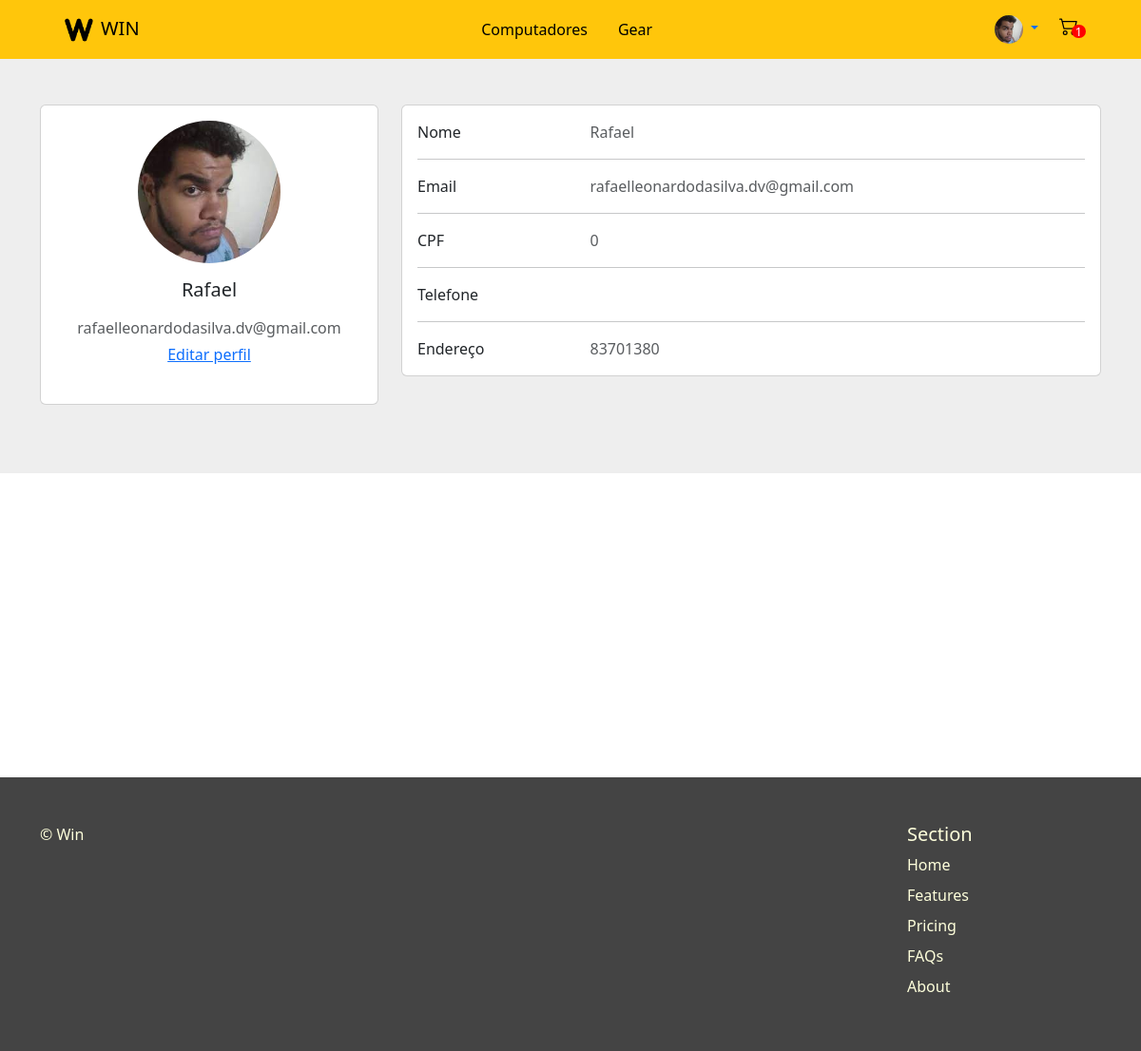
/perfil (signed in), run on the app's committed database.
### venda/models.py (models this page shows, shortened)
class Usuario(AbstractUser):
    email = models.EmailField()
    cpf = models.IntegerField(default=0)
    cep = models.IntegerField(default=0)
    foto = models.ImageField(default='media/perfil.png', upload_to="media/")
    def get_absolute_url(self):
        return reverse('editarperfil', args=[str(self.id)])

class Carrinho(models.Model):
    id = models.UUIDField(primary_key=True, default=uuid.uuid4)
    user = models.ForeignKey(Usuario, on_delete=models.CASCADE)
    completed = models.BooleanField(default=False)
    @property
    def num_itens_carrinho(self):
        itens = self.itenscarrinho.all()
        quantidade = sum([item.quantidade for item in itens])
        return quantidade

class ItemCarrinho(models.Model):
    produto = models.ForeignKey('Produto', on_delete=models.CASCADE, related_name='itens')
    carrinho = models.ForeignKey('Carrinho', on_delete=models.CASCADE, related_name='itenscarrinho')
    quantidade = models.IntegerField(default=0)

### venda/views.py (the view)
# urls.py: path('perfil', views.perfil, name="perfil"),
def perfil(request):
    return render(request, "venda/perfil.html")

### venda/context_processors.py (called while the page is built)
def carrinho(request):
    if request.user.is_authenticated:
        carrinho, created = Carrinho.objects.get_or_create(user=request.user, completed=False)
        return {'carrinho': carrinho}
    else:
        return {'carrinho':0}

### venda/templates/venda/perfil.html (shortened to what this page needs)
{% extends "base_generic.html" %}
{% load static %}
{% block content %}
<section style="background-color: #eee;">
        <div class="container py-5">
          <div class="row">
            <div class="col-lg-4">
              <div class="card mb-4">
                <div class="card-body text-center">
                  {% if user.is_authenticated %}
                  <img src="../{{user.foto}}" alt="avatar"
                    class="rounded-circle img-fluid" style="width: 150px; height: 150px;">
                  {% else %}
                  <img src="../media/perfil.png" alt="avatar"
                    class="rounded-circle img-fluid" style="width: 150px; height: 150px;">
                  {% endif %}
                  <h5 class="my-3">{{user.username}}</h5>
                  <p class="text-muted mb-1">{{user.email}}</p>
                  <a href="{{ user.get_absolute_url }}"><p class="">Editar perfil</p></a>
                </div>
              </div>
            </div>
            <div class="col-lg-8">
              <div class="card mb-4">
                <div class="card-body">
                  <div class="row">
                    <div class="col-sm-3">
                      <p class="mb-0">Nome</p>
                    </div>
                    <div class="col-sm-9">
                      <p class="text-muted mb-0">{{user.username}}</p>
                    </div>
                  </div>
                  <hr>
                  <div class="row">
                    <div class="col-sm-3">
                      <p class="mb-0">Email</p>
                    </div>
                    <div class="col-sm-9">
                      <p class="text-muted mb-0">{{user.email}}</p>
                    </div>
                  </div>
                  <hr>
                  <div class="row">
                    <div class="col-sm-3">
                      <p class="mb-0">CPF</p>
                    </div>
                    <div class="col-sm-9">
                      <p class="text-muted mb-0">{{user.cpf}}</p>
                    </div>
                  </div>
                  <hr>
                  <div class="row">
                    <div class="col-sm-3">
                      <p class="mb-0">Telefone</p>
                    </div>
                    <div class="col-sm-9">
                    </div>
                  </div>
                  <hr>
                  <div class="row">
                    <div class="col-sm-3">
                      <p class="mb-0">Endereço</p>
                    </div>
                    <div class="col-sm-9">
                      <p class="text-muted mb-0" id="cep">{{user.cep}}</p>
                    </div>
                  </div>
                </div>
              </div>
            </div>
          </div>
        </div>
      </section>
      <main></main>
{% endblock %}

### venda/templates/navbar.html (shortened to what this page needs)
<nav class="navbar navbar-expand-lg navbar-dark bg-dark px-10" style="background-color: #FFC60B !important;">
    <div class="container-fluid">
      <a class="navbar-brand px-5" href="{% url 'home' %}" style="color: black !important;"><img src="../../media/logopreta.png" alt="logo da win informática" height="30" class="px-2">WIN</a>
      <ul class="nav justify-content-space-between">
        <li class="nav-item">
          <a class="nav-link" style="color: black !important;" href="{% url 'home' %}">Computadores</a>
        </li>
        <li class="nav-item">
          <a class="nav-link" style="color: black !important;" href="{% url 'gears' %}">Gear</a>
        </li>
      </ul>
      <ul class="nav justify-content-center px-5">
        {% if user.is_authenticated %}
            <li class="nav-item dropdown">
              <a class="nav-link dropdown-toggle" href="#" role="button" data-bs-toggle="dropdown" aria-expanded="false">
                  <img src="../../{{ user.foto }}" alt="avatar"
            class="rounded-circle img-fluid" style="width: 30px; height: 30px">
              </a>
            </li>
          {% else %}
          <li class="nav-item">
            <a class="nav-link" style="color: black !important;" href="{% url 'login' %}">Login</a>
          </li>
          {% endif %}
        <li class="nav-item">
            <div id="container-cart-icon">
                {% if user.is_authenticated %}
                <div id="navi"><div id="red-circle"><a id="inside-circle">{{ carrinho.num_itens_carrinho }}</a></div></div>
                <div id="infoi">
                    <a href="{% url 'carrinho' %}"><img src="../media/cart2.svg" height="20" width="32" /></a>
                </div>
                {% else %}
                <div id="navi"><div id="red-circle"><a id="inside-circle">0</a></div></div>
                <div id="infoi">
                    <a href="{% url 'login' %}"><img src="../../media/cart2.svg" height="20" width="32" /></a>
                </div>
                {% endif %}
            </div>
        </li>
      </ul>
    </div>
</nav>

### venda/static/css/styles.css (style rules this page uses)
#container-cart-icon { width: 25px; height: 25px; position: relative; padding: 16px; margin-top: 5px; }
main { height: 40vh; }
#navi, #infoi { width: 100%; height: 100%; position: absolute; top: 0; left: 0; }
#infoi { z-index: 10; }
#red-circle { background-color: rgb(255, 0, 0); border-radius: 50%; width: 0.9rem; height: 0.9rem; position: relative; top: 40%; left: 60%; z-index: 20; }
#inside-circle { font-size: 0.8rem; position: absolute; top: 1px; left: 25%; line-height: 12.5px; color: white; }

### data on the page
Usuario: foto (picture), username "Rafael", email "rafaelleonardodasilva.dv@gmail.com", cpf "0", cep "83701380"
Carrinho: num_itens_carrinho "1"
